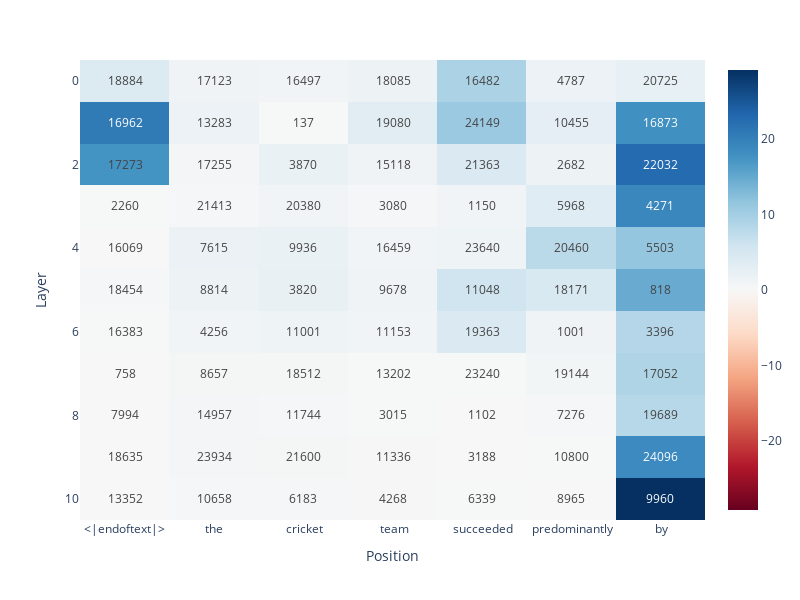

The notebook cell saved with this chart:
### Code cell
def max_attribution_for_layer(layer):
    max_attributions = []
    top_features = []
    for position in range(cache['resid_post', layer][0].shape[0]):
        attribution = attribution_for_position(layer, position)

        top_idx = attribution.argsort(descending=True)[0]
        top_attrib = attribution[top_idx]

        max_attributions.append(top_attrib)
        top_features.append(top_idx)

    return max_attributions, top_features


max_attributions_by_layer = []
top_features_by_layer = []
for layer in range(model.cfg.n_layers - 1):
    max_attributions, top_feature_indices = max_attribution_for_layer(layer)
    max_attributions_by_layer.append(max_attributions)
    top_features_by_layer.append(top_feature_indices)

max_attributions_by_layer = torch.tensor(max_attributions_by_layer)
top_features_by_layer = torch.tensor(top_features_by_layer)

top_idxs_text = [[str(idx.item()) for idx in indices] for indices in top_features_by_layer]
labels = [f"{tok}" for i, tok in enumerate(model.to_str_tokens(tokens[0]))]
imshow(max_attributions_by_layer, labels={"x": "Position", "y": "Layer"},x=labels, text=top_idxs_text, width=800, height=600)

### Figure 1 — Plotly figure (JSON) as saved in the notebook; plotly's stock layout.template omitted (floating-point values rounded to 4 significant figures)
{"data": [{"coloraxis": "coloraxis", "hovertemplate": "Position: %{x}<br>Layer: %{y}<br>color: %{z}<extra></extra>", "name": "0", "text": [["18884", "17123", "16497", "18085", "16482", "4787", "20725"], ["16962", "13283", "137", "19080", "24149", "10455", "16873"], ["17273", "17255", "3870", "15118", "21363", "2682", "22032"], ["2260", "21413", "20380", "3080", "1150", "5968", "4271"], ["16069", "7615", "9936", "16459", "23640", "20460", "5503"], ["18454", "8814", "3820", "9678", "11048", "18171", "818"], ["16383", "4256", "11001", "11153", "19363", "1001", "3396"], ["758", "8657", "18512", "13202", "23240", "19144", "17052"], ["7994", "14957", "11744", "3015", "1102", "7276", "19689"], ["18635", "23934", "21600", "11336", "3188", "10800", "24096"], ["13352", "10658", "6183", "4268", "6339", "8965", "9960"]], "textfont": {"size": 12}, "texttemplate": "%{text}", "type": "heatmap", "x": ["<|endoftext|>", "the", " cricket", " team", " succeeded", " predominantly", " by"], "xaxis": "x", "yaxis": "y", "z": [[4.102, 1.259, 1.025, 1.504, 9.293, 1.733, 2.385], [20.77, 1.64, 0.1269, 3.321, 10.85, 2.785, 17.82], [17.51, 0.5609, 2.098, 1.291, 4.417, 1.575, 22.68], [0.09094, 0.2544, 0.9753, 0.3616, 1.122, 3.542, 19.02], [0.02793, 1.907, 2.049, 0.9569, 1.373, 7.998, 11.4], [0.2504, 1.505, 2.15, 1.284, 5.779, 4.649, 14.78], [0.1202, 1.087, 1.453, 0.8979, 4.301, 1.184, 8.497], [0.003388, 0.4393, 0.4827, 0.0789, 0.09238, 0.7641, 8.995], [0.0166, 0.5915, 0.4129, 0.1135, 0.05188, 0.252, 8.263], [0.006562, 0.591, 0.4752, 0.1651, 0.06176, 0.1025, 18.61], [0.003389, 0.4163, 0.3991, 0.1779, 0.1075, 0.07296, 29.15]]}], "layout": {"coloraxis": {"cmid": 0, "colorscale": [[0, "rgb(103,0,31)"], [0.1, "rgb(178,24,43)"], [0.2, "rgb(214,96,77)"], [0.3, "rgb(244,165,130)"], [0.4, "rgb(253,219,199)"], [0.5, "rgb(247,247,247)"], [0.6, "rgb(209,229,240)"], [0.7, "rgb(146,197,222)"], [0.8, "rgb(67,147,195)"], [0.9, "rgb(33,102,172)"], [1, "rgb(5,48,97)"]]}, "height": 600, "margin": {"t": 60}, "width": 800, "xaxis": {"anchor": "y", "constrain": "domain", "domain": [0, 1], "scaleanchor": "y", "title": {"text": "Position"}}, "yaxis": {"anchor": "x", "autorange": "reversed", "constrain": "domain", "domain": [0, 1], "title": {"text": "Layer"}}}}
